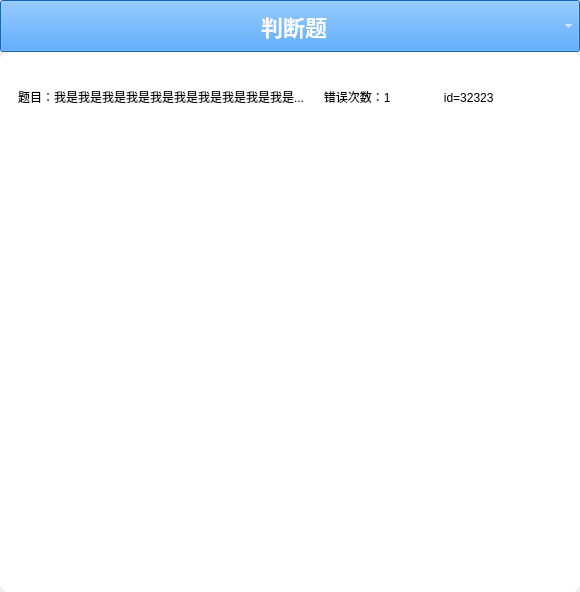
<?xml version="1.0" encoding="UTF-8"?>
<ui version="4.0">
 <class>ErrorNoteDialog</class>
 <widget class="QWidget" name="ErrorNoteDialog">
  <property name="geometry">
   <rect>
    <x>0</x>
    <y>0</y>
    <width>580</width>
    <height>592</height>
   </rect>
  </property>
  <property name="minimumSize">
   <size>
    <width>580</width>
    <height>0</height>
   </size>
  </property>
  <property name="maximumSize">
   <size>
    <width>580</width>
    <height>16777215</height>
   </size>
  </property>
  <property name="windowTitle">
   <string>ErrorNoteDialog</string>
  </property>
  <layout class="QGridLayout" name="gridLayout">
   <property name="leftMargin">
    <number>0</number>
   </property>
   <property name="topMargin">
    <number>0</number>
   </property>
   <property name="rightMargin">
    <number>0</number>
   </property>
   <property name="bottomMargin">
    <number>0</number>
   </property>
   <property name="spacing">
    <number>0</number>
   </property>
   <item row="2" column="1">
    <widget class="QListWidget" name="q_list">
     <property name="styleSheet">
      <string notr="true">QListWidget::item{
	height:60px;
}
QListView {
	font: 25 12pt &quot;Microsoft YaHei&quot;;
	border: 15px solid white; /* 设置边框的大小，样式，颜色 */
	border-radius: 10px;
}
QListView::item:hover {
	background-color: transparent;
	padding: 10px;
	border-left: 3px solid rgb(130, 130, 130);
}
QListView::item:selected {
	background-color: transparent;
	color: black;
	padding: 10px;
	border-left: 3px solid black;
}</string>
     </property>
     <item>
      <property name="text">
       <string>题目：我是我是我是我是我是我是我是我是我是我是...      错误次数：1                id=32323</string>
      </property>
     </item>
    </widget>
   </item>
   <item row="1" column="1">
    <widget class="QComboBox" name="question_c">
     <property name="font">
      <font>
       <pointsize>-1</pointsize>
       <bold>true</bold>
      </font>
     </property>
     <property name="styleSheet">
      <string notr="true">QComboBox {
    font-size: 22px;
    color: white;
    font-weight: bold;
    min-height:50px;
	padding-left:260px;
	background-color: rgb(26, 140, 255);
}
/*QComboBox::drop-down {
    border: 1px solid red;
}*/
QComboBox QAbstractItemView
{
   font-size: 22px;
    color: white;
    font-weight: bold;
    min-height:50px;
	background-color: #74aefd;
}
QComboBox QAbstractItemView:hover
{
   font-size: 22px;
    color: white;
    font-weight: bold;
    min-height:50px;
	background-color: #b4d1fe;
}
</string>
     </property>
     <property name="editable">
      <bool>false</bool>
     </property>
     <item>
      <property name="text">
       <string>判断题</string>
      </property>
     </item>
     <item>
      <property name="text">
       <string>单选题</string>
      </property>
     </item>
     <item>
      <property name="text">
       <string>多选题</string>
      </property>
     </item>
    </widget>
   </item>
  </layout>
 </widget>
 <resources/>
 <connections/>
</ui>
